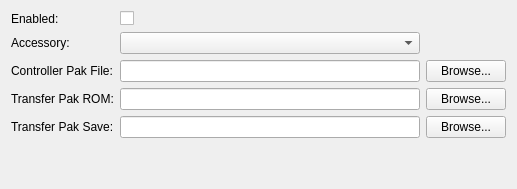
         <widget class="QWidget" name="ctrl4Widget">
          <attribute name="title">
           <string>Controller #4</string>
          </attribute>
          <layout class="QGridLayout" name="gridLayout_22">
           <item row="0" column="0">
            <layout class="QGridLayout" name="ctrl4Layout" columnstretch="0,0,0" columnminimumwidth="0,300,0">
             <item row="3" column="0">
              <widget class="QLabel" name="ctrl4TPakROMLabel">
               <property name="text">
                <string>Transfer Pak ROM:</string>
               </property>
              </widget>
             </item>
             <item row="1" column="1">
              <widget class="QComboBox" name="ctrl4Accessory"/>
             </item>
             <item row="4" column="0">
              <widget class="QLabel" name="ctrl4TPakSaveLabel">
               <property name="text">
                <string>Transfer Pak Save:</string>
               </property>
              </widget>
             </item>
             <item row="2" column="0">
              <widget class="QLabel" name="ctrl4MemPakLabel">
               <property name="text">
                <string>Controller Pak File:</string>
               </property>
              </widget>
             </item>
             <item row="1" column="0">
              <widget class="QLabel" name="ctrl4AccessoryLabel">
               <property name="text">
                <string>Accessory:</string>
               </property>
              </widget>
             </item>
             <item row="2" column="1">
              <widget class="QLineEdit" name="ctrl4MemPak"/>
             </item>
             <item row="0" column="1">
              <widget class="QCheckBox" name="ctrl4Enabled">
               <property name="text">
                <string/>
               </property>
              </widget>
             </item>
             <item row="3" column="1">
              <widget class="QLineEdit" name="ctrl4TPakROM"/>
             </item>
             <item row="4" column="1">
              <widget class="QLineEdit" name="ctrl4TPakSave"/>
             </item>
             <item row="0" column="0">
              <widget class="QLabel" name="ctrl4EnabledLabel">
               <property name="text">
                <string>Enabled:</string>
               </property>
              </widget>
             </item>
             <item row="2" column="2">
              <widget class="QPushButton" name="ctrl4MemPakButton">
               <property name="text">
                <string>Browse...</string>
               </property>
              </widget>
             </item>
             <item row="3" column="2">
              <widget class="QPushButton" name="ctrl4TPakROMButton">
               <property name="text">
                <string>Browse...</string>
               </property>
              </widget>
             </item>
             <item row="4" column="2">
              <widget class="QPushButton" name="ctrl4TPakSaveButton">
               <property name="text">
                <string>Browse...</string>
               </property>
              </widget>
             </item>
            </layout>
           </item>
           <item row="1" column="0">
            <spacer name="ctrl4VSpacer">
             <property name="orientation">
              <enum>Qt::Vertical</enum>
             </property>
             <property name="sizeHint" stdset="0">
              <size>
               <width>20</width>
               <height>40</height>
              </size>
             </property>
            </spacer>
           </item>
          </layout>
         </widget>
